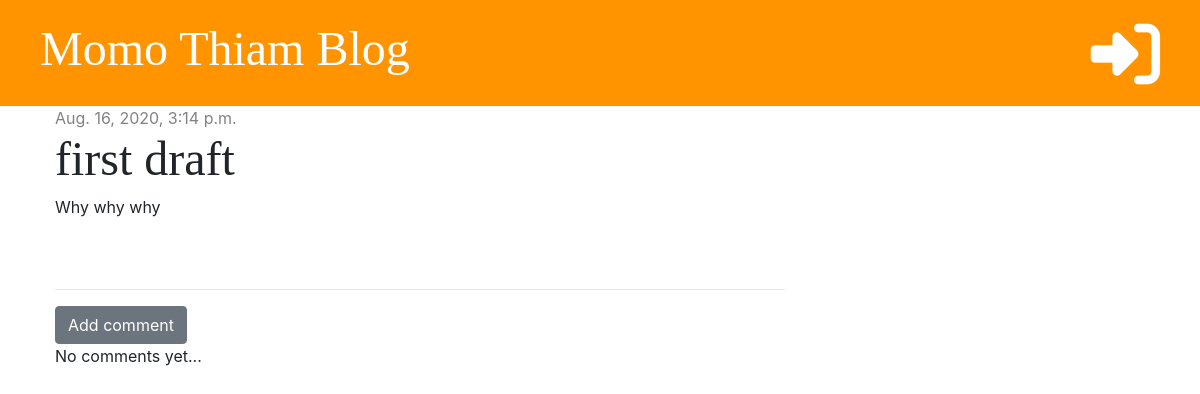
The page /post/6/ on the database as committed earlier.
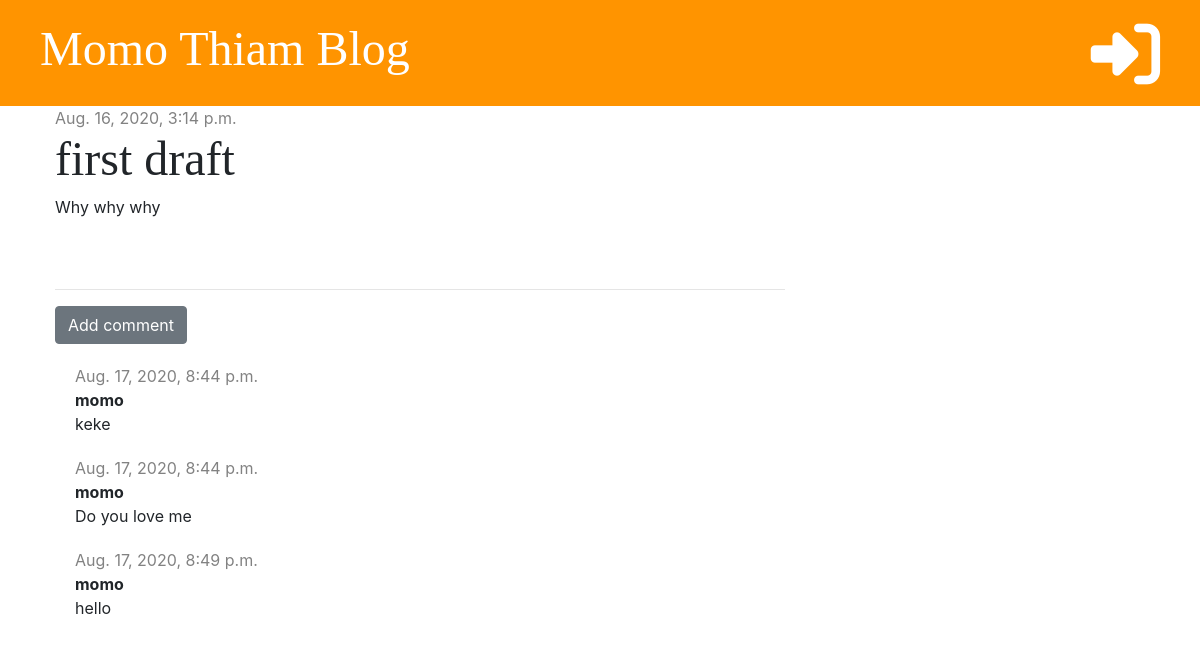
The same page on the database as committed later.
### blog/models.py (models this page shows, shortened)
class Post(models.Model):
    author = models.ForeignKey('auth.User', on_delete=models.CASCADE)
    title = models.CharField(max_length=200)
    text = models.TextField()
    created_date = models.DateTimeField(default=timezone.now)
    published_date = models.DateTimeField(blank=True, null=True)

class Comment(models.Model):
    post = models.ForeignKey('blog.Post', on_delete=models.CASCADE, related_name='comments')
    author = models.CharField(max_length=200)
    text = models.TextField()
    created_date = models.DateTimeField(default=timezone.now)
    approved = models.BooleanField(default=False)

### blog/views.py (the view)
# urls.py: path('post/<int:pk>/', views.post_detail, name='post_detail'),
def post_detail(request, pk):
    post = get_object_or_404(Post, pk=pk)
    stuff_for_frontend = {'post': post}
    return render(request, 'blog/post_detail.html', stuff_for_frontend)

### blog/templates/blog/post_detail.html (shortened to what this page needs)
{% extends 'blog/base.html' %}
{% block content %}
    <div class="post">
        {% if post.published_date %}
            <div class="date">
                {{ post.published_date }}
            </div>
        {% else %}
            <a href="{% url 'post_publish' pk=post.pk %}" class="btn btn-primary">Publish</a>
        {% endif %}
        <h1>{{ post.title }}</h1>
        <p>{{ post.text|linebreaksbr }}</p>
    </div>
    <hr>
    <a href="{% url 'add_comment_to_post' pk=post.pk %}" class="btn btn-secondary">Add comment</a>
    {% for comment in post.comments.all %}
        {% if user.is_authenticated or comment.approved %}
            <div class="comment">
                <div class="date">
                    {{ comment.created_date }}
                </div>
                <strong>{{ comment.author }}</strong>
                <p>{{ comment.text }}</p>
            </div>
        {% endif %}
    {% empty %}
        <p>No comments yet...</p>
    {% endfor %}
{% endblock %}

### blog/templates/blog/base.html (shortened to what this page needs)
{% load static %}
<!DOCTYPE html>
<html lang="en">
<head>
    <link href="https://stackpath.bootstrapcdn.com/bootstrap/4.5.2/css/bootstrap.min.css" rel="stylesheet">
    <link rel="stylesheet" type="text/css" href="{% static 'css/blog.css' %}">
</head>
<body>
<div class="page-header">
    {% if user.is_authenticated %}
        <a href="{% url 'post_draft_list' %}" class="top-menu"><i class="fab fa-firstdraft fa-2x"></i></a>
        <a href="{% url 'post_new' %}" class="top-menu"><i class="fas fa-plus fa-2x" style="color: white;"></i></a>
    <p class="top-menu">Hello {{ user.username }} <small>(<a href="{% url 'logout' %}">Log out</a>)</small></p>
    {% else %}
        <a href="{% url 'login' %}" class="top-menu"><i class="fas fa-sign-in-alt fa-2x"></i></a>
    {% endif %}
        <h1><a href="{% url 'post_list' %}">Momo Thiam Blog</a></h1>
</div>
<div class="content container">
    <div class="row">
        <div class="col-md-8">
            {% block content %}
            {% endblock %}
        </div>
    </div>
</div>
</body>
</html>

### blog/static/css/blog.css (style rules this page uses)
.page-header { background-color: #ff9400; margin-top: 0; padding: 20px 20px 20px 40px; }
.page-header h1, .page-header h1 a { color: #ffffff; font-size: 36pt; text-decoration: none; }
.content { margin-left: 40px; }
h1, h2, h3, h4 { font-family: 'Tangerine', 'Inconsalata', 'Droid Sans', serif; font-size: 48px; }
.date { color: #828282 }
.post { margin-bottom: 70px; }
.top-menu { color: #ffffff; float: right; font-size: 26pt; margin-right: 20px; }
.comment { margin: 20px 0px 20px 20px; }

Rows that differ between the two databases and show on the page:
added Comment: created_date "Aug. 17, 2020, 8:44 p.m.", author "momo", text "keke"
added Comment: created_date "Aug. 17, 2020, 8:44 p.m.", author "momo", text "Do you love me"
added Comment: created_date "Aug. 17, 2020, 8:49 p.m.", author "momo", text "hello"
Other text that changed with them:
text no longer shown: "No comments yet..."
